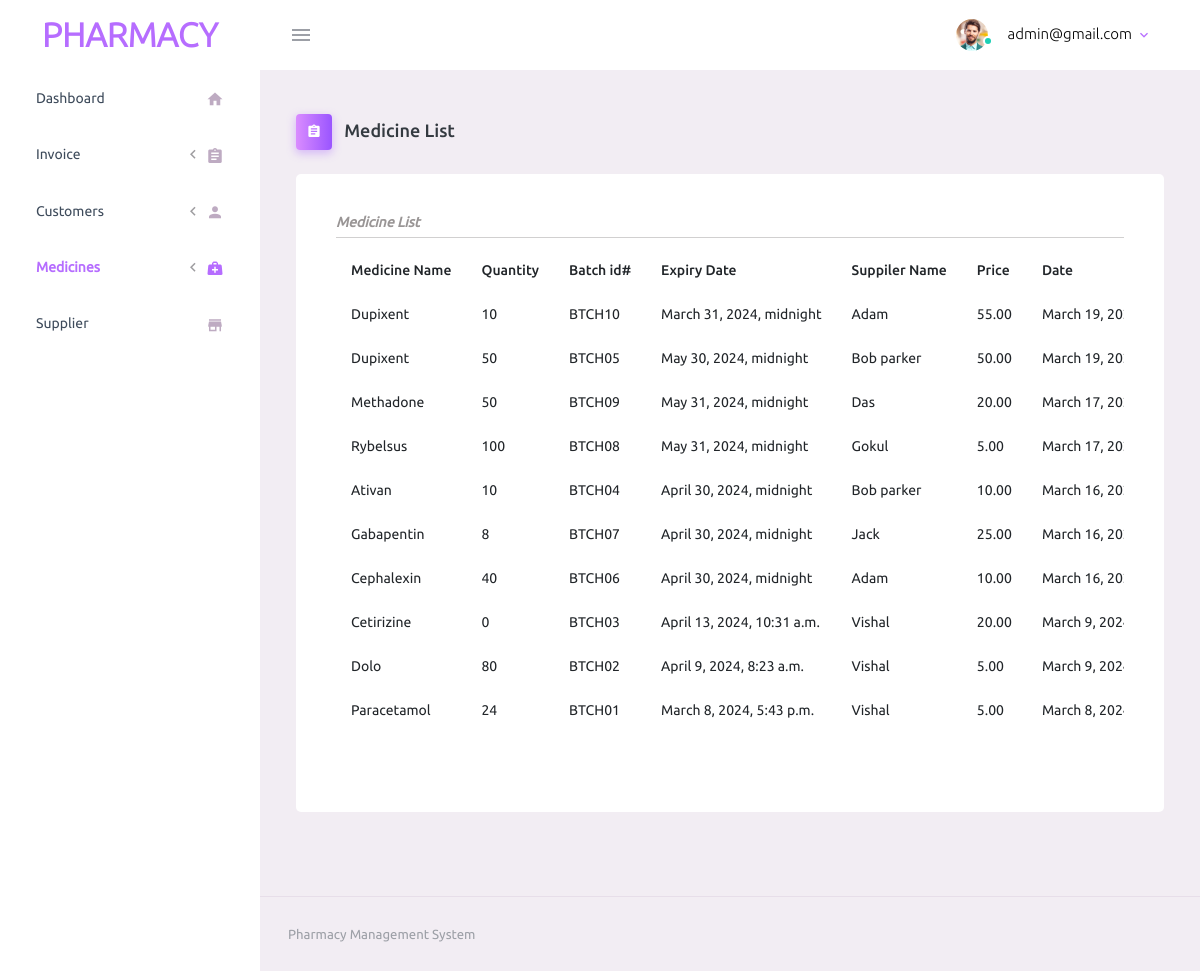
The page /customer/listmedicine/ (signed in) on the database its author committed.
### dashboard/models.py (models this page shows, shortened)
class AiUser(AbstractBaseUser):
    name = models.CharField(max_length=100)
    email = models.EmailField(max_length=100,unique=True)
    password = models.CharField(max_length=100)
    department = models.CharField(max_length=100)
    age = models.PositiveIntegerField(null=True)
    role = models.CharField(max_length = 20, choices = ROLE_CHOICES, default = 'user')
    date_joined = models.DateTimeField(default=timezone.now)
    is_admin = models.BooleanField(default=False)
    is_staff = models.BooleanField(default=False)
    objects = AiUserManager()
    USERNAME_FIELD = 'email'
    REQUIRED_FIELDS = []
    def __str__(self):
        return self.email
    class Meta:
        verbose_name = "Ai User"
        verbose_name_plural = "Ai Users"

class Medicine(models.Model):
    medicine_name = models.CharField(max_length=100)
    quantity = models.PositiveIntegerField(null=True)
    batch_id = models.CharField(max_length=50)
    exp_date = models.DateTimeField(null=True)
    suppiler_name = models.ForeignKey(suppiler, on_delete=models.CASCADE)
    total_amount = models.DecimalField(max_digits=10, decimal_places=2)
    price = models.DecimalField(max_digits=10, decimal_places=2)
    date_created = models.DateTimeField(default=timezone.now)
    class Meta:
        verbose_name = "medicine"
        verbose_name_plural = "medicine"

class suppiler(models.Model):
    suppiler_name = models.CharField(max_length=100)
    phone_number = PhoneNumberField(null=True, unique=True)
    company_name = models.CharField(max_length=50)
    payment_type = models.CharField(max_length = 20, choices = PAYMENT_CHOICES, default = 'cash')
    date_joined = models.DateTimeField(default=timezone.now)
    class Meta:
        verbose_name = "suppiler"
        verbose_name_plural = "suppiler"

### customer/views.py (the view)
# urls.py: path('listmedicine/', views.ListMedicineView.as_view(), name='listmedicine'),
@method_decorator(login_required(login_url='/'), name='dispatch')
class ListMedicineView(View):
    def get(self, request):
        med_obj = Medicine.objects.all().order_by('-date_created')
        return render(request, 'customer/view_medicine.html',{'med_obj':med_obj})

### templates/customer/view_medicine.html (shortened to what this page needs)
<!DOCTYPE html>
{% load static %}
<html lang="en">
  <head>
    <link rel="stylesheet" href="{% static 'css/assets/vendors/mdi/css/materialdesignicons.min.css' %}">
    <link rel="stylesheet" href="{% static 'css/assets/vendors/css/vendor.bundle.base.css' %}">
    <link rel="stylesheet" href="{% static 'css/assets/css/style.css' %}">
    <link rel="stylesheet" href="{% static 'css/assets/css/main.css' %}">
  </head>
  <body>
    <div class="container-scroller">
      <nav class="navbar default-layout-navbar col-lg-12 col-12 p-0 fixed-top d-flex flex-row">
        <div class="text-center navbar-brand-wrapper d-flex align-items-center justify-content-center">
          <a class="navbar-brand brand-logo phar-heading" href="index.html"> Pharmacy</a>
        </div>
        <div class="navbar-menu-wrapper d-flex align-items-stretch">
          <button class="navbar-toggler navbar-toggler align-self-center" type="button" data-toggle="minimize">
            <span class="mdi mdi-menu"></span>
          </button>
          <ul class="navbar-nav navbar-nav-right">
            <li class="nav-item nav-profile dropdown">
              <a class="nav-link dropdown-toggle" id="profileDropdown" href="#" data-bs-toggle="dropdown" aria-expanded="false">
                <div class="nav-profile-img">
                  <img src="{% static 'css/assets/images/faces/face1.jpg' %}" alt="image">
                  <span class="availability-status online"></span>
                </div>
                <div class="nav-profile-text">
                  <p class="mb-1 text-black">{{ user }}</p>
                </div>
              </a>
            </li>
          </ul>
        </div>
      </nav>
      <div class="container-fluid page-body-wrapper">
        <nav class="sidebar sidebar-offcanvas" id="sidebar">
          <ul class="nav">
            <li class="nav-item">
              <a class="nav-link" href="{% url 'dashboard:dashboard'%}">
                <span class="menu-title ">Dashboard</span>
                <i class="mdi mdi-home menu-icon"></i>
              </a>
            </li>
            <li class="nav-item">
              <a class="nav-link" data-bs-toggle="collapse" href="#ui-basic" aria-expanded="false" aria-controls="ui-basic">
                <span class="menu-title ">Invoice</span>
                <i class="menu-arrow"></i>
                <i class="mdi mdi-clipboard-text menu-icon "></i>
              </a>
            </li>
            <li class="nav-item">
              <a class="nav-link" data-bs-toggle="collapse" href="#ui-basic2" aria-expanded="false" aria-controls="ui-basic">
                <span class="menu-title ">Customers</span>
                <i class="menu-arrow"></i>
                <i class="mdi mdi-account menu-icon"></i>
              </a>
            </li>
            <li class="nav-item">
              <a class="nav-link" data-bs-toggle="collapse" href="#ui-basic3" aria-expanded="false" aria-controls="ui-basic">
                <span class="menu-title phar-active">Medicines</span>
                <i class="menu-arrow"></i>
                <i class="mdi mdi-medical-bag menu-icon phar-active"></i>
              </a>
            </li>
            <li class="nav-item">
              <a class="nav-link" href="{% url 'customer:listsupplier'%}">
                <span class="menu-title">Supplier</span>
                <i class="mdi mdi-store menu-icon"></i>
              </a>
            </li>
          </ul>
        </nav>
        <div class="main-panel">
          <div class="content-wrapper">
            <div class="page-header">
              <h3 class="page-title">
                <span class="page-title-icon bg-gradient-primary text-white me-2">
                  <i class="mdi mdi-clipboard-text"></i>
                </span> Medicine List
              </h3>
            </div>
            <div class="row">
              <div class="col-md-12 grid-margin stretch-card">
                <div class="card">
                  <div class="card-body">
                        <div class="phar-inv-head-sec">
                            <div class="phar-inv-head-list">
                                Medicine List
                            </div>
                            <div class="row">
                                <div class="col-12 grid-margin">
                                    <div class="table-responsive">
                                        <table class="table">
                                          <thead>
                                            <tr>
                                              <th> Medicine Name </th>
                                              <th> Quantity </th>
                                              <th> Batch id# </th>
                                              <th> Expiry Date </th>
                                              <th> Suppiler Name </th>
                                              <th> Price</th>
                                              <th> Date </th>
                                            </tr>
                                          </thead>
                                          <tbody>
                                            {% for i in med_obj %}
                                            <tr>
                                              <td>
                                                {{ i.medicine_name }}
                                              </td>
                                              <td>
                                                {{ i.quantity }}
                                              </td>
                                              <td>
                                                {{ i.batch_id }}
                                              </td>
                                              <td>
                                                {{ i.exp_date }}
                                              </td>
                                              <td>
                                                {{ i.suppiler_name.suppiler_name }}
                                              </td>
                                              <td>
                                                {{ i.price }}
                                              </td>
                                              <td>
                                                {{ i.date_created }}
                                              </td>
                                            </tr>
                                            {% endfor %}
                                          </tbody>
                                        </table>
                                      </div>
                                </div>
                            </div>
                        </div>
                  </div>
                </div>
              </div>
            </div>
          </div>
          <footer class="footer">
            <div class="container-fluid d-flex justify-content-between">
              <span class="text-muted d-block text-center text-sm-start d-sm-inline-block">Pharmacy Management System</span>
            </div>
          </footer>
        </div>
      </div>
    </div>
  </body>
</html>

### static/css/assets/css/main.css (style rules this page uses)
.phar-heading { color: #b66dff !important; font-size: 2.1em !important; font-weight: 700; text-transform: uppercase; }
.phar-inv-head-sec { display: flex; flex-direction: column; row-gap: 10px; }
.phar-active { color: #b66dff !important; font-weight: 600 !important; }
.table > :not(:last-child) > :last-child > *, .jsgrid .jsgrid-table > :not(:last-child) > :last-child > * { border-bottom-color: #d100fd !important; }
thead, tbody, tfoot, tr, td, th { border-color: inherit; border-style: none !important; border-width: 0; }
.phar-inv-head-list { font-size: 14px; font-weight: 600; color: #999595; font-style: italic; padding-bottom: 7px; border-bottom: 1px solid #d1d0d0; width: 100%; display: flex; flex-direction: row; }

### rows shown on the page
AiUser: email "admin@gmail.com"
Medicine: medicine_name "Dupixent", quantity "10", batch_id "BTCH10", exp_date "March 31, 2024, midnight", suppiler_name.suppiler_name "Adam", price "55.00", date_created "March 19,…"
Medicine: medicine_name "Dupixent", quantity "50", batch_id "BTCH05", exp_date "May 30, 2024, midnight", suppiler_name.suppiler_name "Bob parker", price "50.00", date_created "March 19,…"
Medicine: medicine_name "Methadone", quantity "50", batch_id "BTCH09", exp_date "May 31, 2024, midnight", suppiler_name.suppiler_name "Das", price "20.00", date_created "March 17,…"
Medicine: medicine_name "Rybelsus", quantity "100", batch_id "BTCH08", exp_date "May 31, 2024, midnight", suppiler_name.suppiler_name "Gokul", price "5.00", date_created "March 17,…"
Medicine: medicine_name "Ativan", quantity "10", batch_id "BTCH04", exp_date "April 30, 2024, midnight", suppiler_name.suppiler_name "Bob parker", price "10.00", date_created "March 16,…"
Medicine: medicine_name "Gabapentin", quantity "8", batch_id "BTCH07", exp_date "April 30, 2024, midnight", suppiler_name.suppiler_name "Jack", price "25.00", date_created "March 16,…"
Medicine: medicine_name "Cephalexin", quantity "40", batch_id "BTCH06", exp_date "April 30, 2024, midnight", suppiler_name.suppiler_name "Adam", price "10.00", date_created "March 16,…"
Medicine: medicine_name "Cetirizine", quantity "0", batch_id "BTCH03", exp_date "April 13, 2024, 10:31 a.m.", suppiler_name.suppiler_name "Vishal", price "20.00", date_created "March 9,…"
Medicine: medicine_name "Dolo", quantity "80", batch_id "BTCH02", exp_date "April 9, 2024, 8:23 a.m.", suppiler_name.suppiler_name "Vishal", price "5.00", date_created "March 9,…"
Medicine: medicine_name "Paracetamol", quantity "24", batch_id "BTCH01", exp_date "March 8, 2024, 5:43 p.m.", suppiler_name.suppiler_name "Vishal", price "5.00", date_created "March 8,…"
